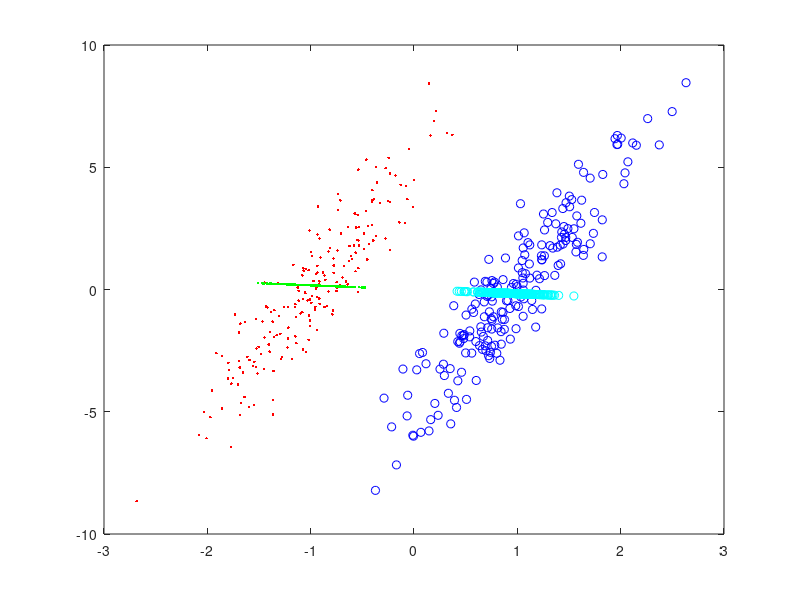

Write the MATLAB code that produced this figure.
S=[0.3 1.5; 1.5 9.0]; %Covariance
m1=[-1 0]; m2=[1 0]; %Means
N=200; %Num Samples from each class
X=[mvnrnd(m1,S,N);mvnrnd(m2,S,N)]; %Data
Labs=[ones(1,N), 2*ones(1,N)]; %Labels
figure(1)
plot(X(Labs==1,1),X(Labs==1,2),'r.',X(Labs==2,1),X(Labs==2,2),'bo')

mv_est(:,1)=mean(X(Labs==1,:)); %Estimate Mean for class1
mv_est(:,2)=mean(X(Labs==2,:)); %Estimate Mean for class2
%Within-class Scatter matrix S_w
Sw=zeros;
for i=1:2 %For all classes
P(i)=sum(Labs==i)/N;
disp(i)
disp(X(Labs==i,:))
covy = cov(X(Labs==i,:));
Sw=Sw+P(i)*covy;
end
%Projection
w=inv(Sw)*(mv_est(:,1)-mv_est(:,2));
Wnorm = w/norm(w); %Vector of unit norm

%Projected features
t1=w'*X(Labs==1,:)';
t2=w'*X(Labs==2,:)';
X_proj1=[t1;t1].*((w/(w'*w))*ones(1,length(t1)));
X_proj2=[t2;t2].*((w/(w'*w))*ones(1,length(t2)));

hold on
plot(X_proj1(1,:),X_proj1(2,:),'g.',X_proj2(1,:),X_proj2(2,:),'co')